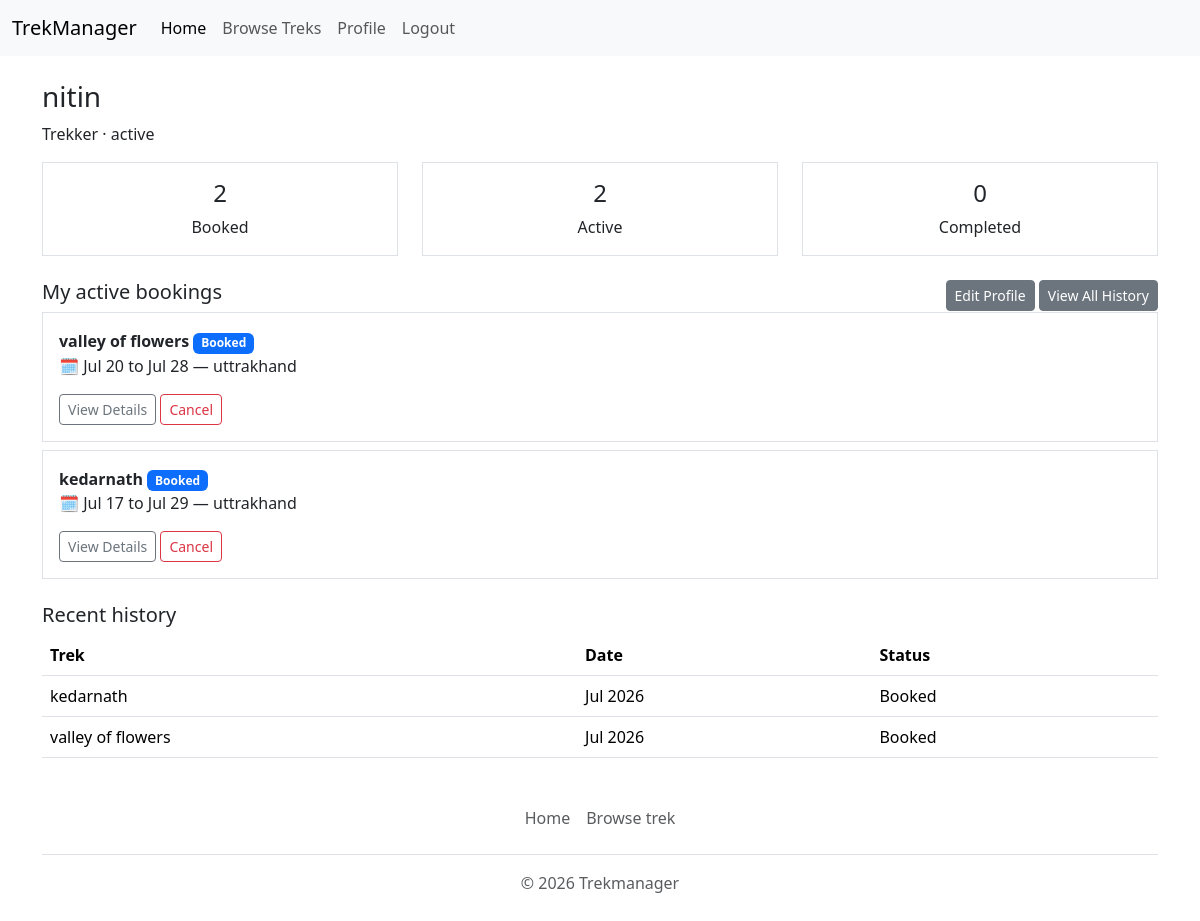
Screenshot of /profile (signed in) with the database file from the repository.
### application/models.py (models this page shows, shortened)
class Users(db.Model, UserMixin):
    __tablename__ = "users"
    id = db.Column(db.Integer, primary_key=True)
    full_name = db.Column(db.String(100), nullable=False)
    email = db.Column(db.String(150), unique=True, nullable=False)
    password_hash = db.Column(db.String(255), nullable=False)
    phone_no = db.Column(db.String(15), nullable=False, unique=True)
    emergency_contact = db.Column(db.String(15), nullable=False)
    status = db.Column(db.String(20), default="active")

class Bookings(db.Model):
    __tablename__ = "bookings"
    id = db.Column(db.Integer, primary_key=True)
    user_id = db.Column(db.Integer, db.ForeignKey("users.id"), nullable=False)
    trek_id = db.Column(db.Integer, db.ForeignKey("treks.id"), nullable=False)
    booking_date = db.Column(db.DateTime, nullable=False, default=datetime.now)
    amount = db.Column(db.Integer, nullable=False)
    status = db.Column(db.String(20), nullable=False, default="Booked")
    user = db.relationship("Users", backref="bookings")
    trek = db.relationship("Treks", backref="bookings")

class Treks(db.Model):
    __tablename__ = "treks"
    id = db.Column(db.Integer, primary_key=True)
    trek_name = db.Column(db.String(255), nullable=False)
    location = db.Column(db.String(100), nullable=False)
    cost = db.Column(db.Integer)
    difficulty = db.Column(db.String(20))
    start_date = db.Column(db.DateTime, nullable=False)
    end_date = db.Column(db.DateTime, nullable=False)
    max_capacity = db.Column(db.Integer, nullable=False)
    available_slots = db.Column(db.Integer, nullable=False)
    meeting_point = db.Column(db.String(150))
    description = db.Column(db.Text)
    status = db.Column(db.String(20), default="Pending")
    image_filename = db.Column(db.String(255))
    progress = db.Column(db.String(20), default="Not Started")
    staff_notes = db.Column(db.Text)
    assigned_staff_id = db.Column(db.Integer, db.ForeignKey("staffs.id"))
    assigned_staff = db.relationship("Staffs", backref="assigned_treks")

### application/app.py (the view)
    @app.route("/profile")
    @login_required
    def dashboard():
        if isinstance(current_user, Staffs) or isinstance(current_user, Admins):
            abort(403)
        all_bookings = Bookings.query.filter_by(user_id=current_user.id).all()
        active_bookings = Bookings.query.filter_by(user_id=current_user.id, status="Booked").all()
        completed_count = Bookings.query.filter_by(user_id=current_user.id, status="Completed").count()
        recent_history = Bookings.query.filter_by(user_id=current_user.id)\
            .order_by(Bookings.booking_date.desc()).limit(5).all()
        return render_template(
            "dashboard.html",
            total_booked=len(all_bookings),
            active_bookings=active_bookings,
            active_count=len(active_bookings),
            completed_count=completed_count,
            recent_history=recent_history
        )

### templates/dashboard.html (shortened to what this page needs)
{% extends "layout.html" %}
{% block main %}
<div class="container mt-4">
    <h3>{{ current_user.full_name }}</h3>
    <p>Trekker · {{ current_user.status }}</p>
    <div class="row mb-4">
        <div class="col"><div class="border p-3 text-center"><h4>{{ total_booked }}</h4>Booked</div></div>
        <div class="col"><div class="border p-3 text-center"><h4>{{ active_count }}</h4>Active</div></div>
        <div class="col"><div class="border p-3 text-center"><h4>{{ completed_count }}</h4>Completed</div></div>
    </div>
    <div class="d-flex justify-content-between">
        <h5>My active bookings</h5>
        <div>
            <a href="{{ url_for('edit_profile') }}" class="btn btn-sm btn-secondary">Edit Profile</a>
            <a href="{{ url_for('full_history') }}" class="btn btn-sm btn-secondary">View All History</a>
        </div>
    </div>
    {% for booking in active_bookings %}
    <div class="border p-3 mb-2">
        <strong>{{ booking.trek.trek_name }}</strong> <span class="badge bg-primary">{{ booking.status }}</span>
        <p>🗓 {{ booking.trek.start_date.strftime('%b %d') }} to {{ booking.trek.end_date.strftime('%b %d') }} — {{ booking.trek.location }}</p>
        <a href="{{ url_for('trek_detail', trek_id=booking.trek.id) }}" class="btn btn-sm btn-outline-secondary">View Details</a>
        <form method="POST" action="{{ url_for('cancel_booking', booking_id=booking.id) }}" style="display:inline;">
            <button class="btn btn-sm btn-outline-danger">Cancel</button>
        </form>
    </div>
    {% else %}
    <p>No active bookings.</p>
    {% endfor %}
    <h5 class="mt-4">Recent history</h5>
    <table class="table">
        <thead><tr><th>Trek</th><th>Date</th><th>Status</th></tr></thead>
        <tbody>
            {% for booking in recent_history %}
            <tr>
                <td>{{ booking.trek.trek_name }}</td>
                <td>{{ booking.booking_date.strftime('%b %Y') }}</td>
                <td>{{ booking.status }}</td>
            </tr>
            {% endfor %}
        </tbody>
    </table>
</div>
{% endblock %}

### static/styles.css (style rules this page uses)
* { margin:0; padding:0; box-sizing: border-box; }

### rows the page displays
Users: full_name "nitin", status "active"
Bookings: trek.trek_name "valley of flowers", status "Booked", trek.start_date "Jul 20", trek.end_date "Jul 28", trek.location "uttrakhand", booking_date "Jul 2026"
Bookings: trek.trek_name "kedarnath", status "Booked", trek.start_date "Jul 17", trek.end_date "Jul 29", trek.location "uttrakhand", booking_date "Jul 2026"

### other values shown
{{ total_booked }} "2"
{{ active_count }} "2"
{{ completed_count }} "0"
